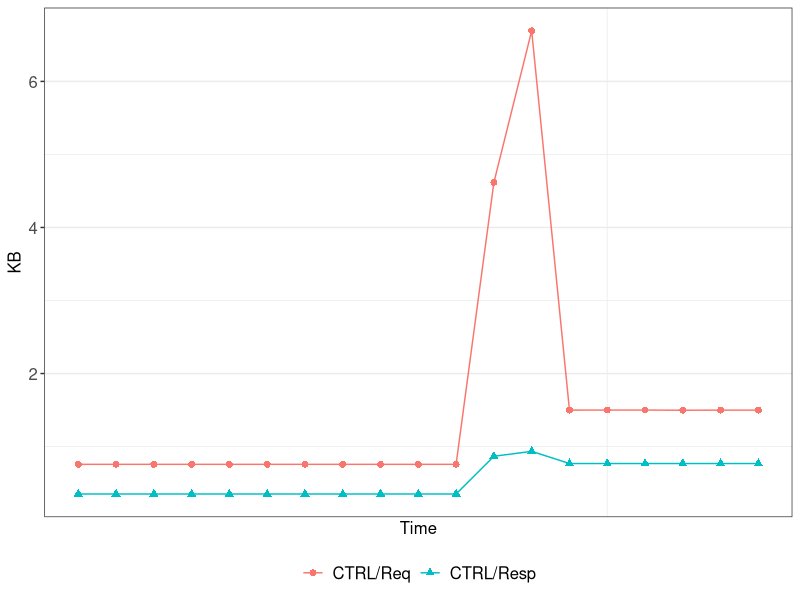

This figure's R source:
# Copyright (c) 2012,2015  Alexander Afanasyev <alexander.afanasyev@ucla.edu>

# install.packages('ggplot2')
library(ggplot2)
# install.packages('scales')
library(scales)

# install.packages('doBy')
library(doBy)

#########################
# Rate trace processing #
#########################
data = read.table("rate-trace.txt", header=T)
data$Node = factor(data$Node)
data$FaceId <- factor(data$FaceId)
data$PacketRaw <- data$PacketRaw
data$Type = factor(data$Type)

# exlude irrelevant types
data = subset(data, Type %in% c("OutInterests", "InData"))


# combine stats from all faces
data.combined = summaryBy(. ~ Time + Node + Type, data=data, FUN=sum)
data.root = subset(data.combined, grepl("^C", Node))
data.avg = summaryBy(. ~ Time + Type, data=data.root, FUN=sum)

# graph rates on the root nodes in Packets
g.root <- ggplot(data.avg) +
  # ggtitle("Controller C1") + 
  geom_point(aes (x=Time, y=KilobytesRaw.sum.sum, color = Type, shape = Type), size=2) +
  geom_line(aes (x=Time, y=KilobytesRaw.sum.sum, color = Type), size=0.5) +
  ylab("KB") +
  scale_colour_discrete(labels=c("CTRL/Req", "CTRL/Resp")) +
  scale_shape_discrete(labels=c("CTRL/Req", "CTRL/Resp")) +
  scale_x_continuous(breaks=seq(0, 180, 30)) +
  # scale_y_continuous(breaks=seq(0, 1, 0.1)) +
  theme_bw() + 
  theme(legend.position = 'bottom') +
  theme(plot.title=element_text(size=12,hjust=0.5),axis.title=element_text(size=12),axis.text=element_text(size=12),legend.text=element_text(size=12), legend.title=element_blank())

pdf("控制器.pdf", width=8, height=4)
print(g.root)
retval <- dev.off()